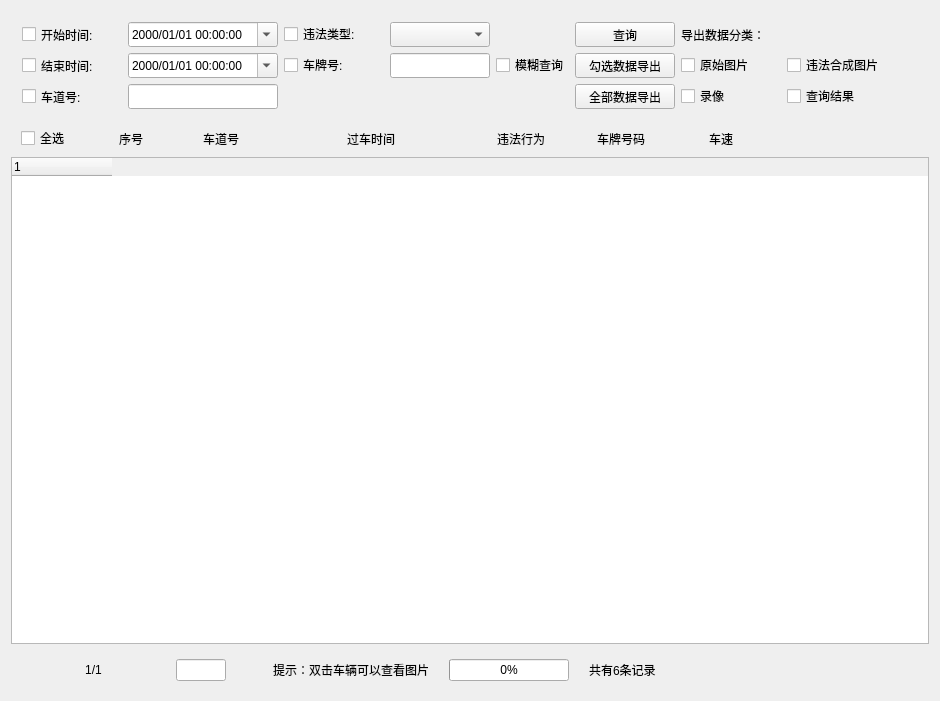
<?xml version="1.0" encoding="UTF-8"?>
<ui version="4.0">
 <class>Dlg_SnapManager</class>
 <widget class="QWidget" name="Dlg_SnapManager">
  <property name="geometry">
   <rect>
    <x>0</x>
    <y>0</y>
    <width>940</width>
    <height>701</height>
   </rect>
  </property>
  <property name="windowTitle">
   <string>Dlg_SnapManager</string>
  </property>
  <layout class="QVBoxLayout" name="verticalLayout">
   <item>
    <widget class="QWidget" name="widget" native="true">
     <layout class="QHBoxLayout" name="horizontalLayout">
      <item>
       <layout class="QGridLayout" name="gridLayout">
        <item row="1" column="0">
         <widget class="QCheckBox" name="chk_end">
          <property name="minimumSize">
           <size>
            <width>0</width>
            <height>25</height>
           </size>
          </property>
          <property name="text">
           <string>结束时间:</string>
          </property>
         </widget>
        </item>
        <item row="2" column="0">
         <widget class="QCheckBox" name="chk_laneNum">
          <property name="minimumSize">
           <size>
            <width>0</width>
            <height>25</height>
           </size>
          </property>
          <property name="text">
           <string>车道号:</string>
          </property>
         </widget>
        </item>
        <item row="0" column="0">
         <widget class="QCheckBox" name="chk_start">
          <property name="minimumSize">
           <size>
            <width>100</width>
            <height>25</height>
           </size>
          </property>
          <property name="maximumSize">
           <size>
            <width>16777215</width>
            <height>25</height>
           </size>
          </property>
          <property name="text">
           <string>开始时间:</string>
          </property>
         </widget>
        </item>
        <item row="2" column="1">
         <widget class="QLineEdit" name="ledt_laneNum">
          <property name="minimumSize">
           <size>
            <width>0</width>
            <height>25</height>
           </size>
          </property>
         </widget>
        </item>
        <item row="1" column="2">
         <widget class="QCheckBox" name="chk_carNumber">
          <property name="text">
           <string>车牌号:</string>
          </property>
         </widget>
        </item>
        <item row="1" column="1">
         <widget class="QDateEdit" name="date_end">
          <property name="minimumSize">
           <size>
            <width>0</width>
            <height>25</height>
           </size>
          </property>
          <property name="displayFormat">
           <string>yyyy/MM/dd HH:mm:ss</string>
          </property>
          <property name="calendarPopup">
           <bool>true</bool>
          </property>
         </widget>
        </item>
        <item row="0" column="1">
         <widget class="QDateTimeEdit" name="date_start">
          <property name="minimumSize">
           <size>
            <width>150</width>
            <height>25</height>
           </size>
          </property>
          <property name="displayFormat">
           <string>yyyy/MM/dd HH:mm:ss</string>
          </property>
          <property name="calendarPopup">
           <bool>true</bool>
          </property>
         </widget>
        </item>
        <item row="0" column="2">
         <widget class="QCheckBox" name="chk_illegalType">
          <property name="minimumSize">
           <size>
            <width>100</width>
            <height>0</height>
           </size>
          </property>
          <property name="text">
           <string>违法类型:</string>
          </property>
         </widget>
        </item>
        <item row="1" column="6">
         <widget class="QCheckBox" name="chk_originPic">
          <property name="text">
           <string>原始图片</string>
          </property>
         </widget>
        </item>
        <item row="2" column="6">
         <widget class="QCheckBox" name="chk_video">
          <property name="text">
           <string>录像</string>
          </property>
         </widget>
        </item>
        <item row="0" column="5">
         <widget class="QPushButton" name="btn_search">
          <property name="minimumSize">
           <size>
            <width>100</width>
            <height>25</height>
           </size>
          </property>
          <property name="focusPolicy">
           <enum>Qt::NoFocus</enum>
          </property>
          <property name="text">
           <string>查询</string>
          </property>
         </widget>
        </item>
        <item row="0" column="3">
         <widget class="QComboBox" name="cmb_illegalType">
          <property name="minimumSize">
           <size>
            <width>100</width>
            <height>25</height>
           </size>
          </property>
         </widget>
        </item>
        <item row="1" column="4">
         <widget class="QCheckBox" name="chk_likefind">
          <property name="text">
           <string>模糊查询</string>
          </property>
         </widget>
        </item>
        <item row="1" column="3">
         <widget class="QLineEdit" name="ledt_carNumber">
          <property name="minimumSize">
           <size>
            <width>0</width>
            <height>25</height>
           </size>
          </property>
         </widget>
        </item>
        <item row="1" column="5">
         <widget class="QPushButton" name="btn_export">
          <property name="minimumSize">
           <size>
            <width>0</width>
            <height>25</height>
           </size>
          </property>
          <property name="focusPolicy">
           <enum>Qt::NoFocus</enum>
          </property>
          <property name="text">
           <string>勾选数据导出</string>
          </property>
         </widget>
        </item>
        <item row="0" column="6">
         <widget class="QLabel" name="label">
          <property name="minimumSize">
           <size>
            <width>100</width>
            <height>0</height>
           </size>
          </property>
          <property name="text">
           <string>导出数据分类：</string>
          </property>
         </widget>
        </item>
        <item row="2" column="5">
         <widget class="QPushButton" name="btn_exportAll">
          <property name="minimumSize">
           <size>
            <width>0</width>
            <height>25</height>
           </size>
          </property>
          <property name="focusPolicy">
           <enum>Qt::NoFocus</enum>
          </property>
          <property name="text">
           <string>全部数据导出</string>
          </property>
         </widget>
        </item>
        <item row="1" column="7">
         <widget class="QCheckBox" name="chk_illegalMergePic">
          <property name="minimumSize">
           <size>
            <width>100</width>
            <height>0</height>
           </size>
          </property>
          <property name="text">
           <string>违法合成图片</string>
          </property>
         </widget>
        </item>
        <item row="2" column="7">
         <widget class="QCheckBox" name="chk__findResult">
          <property name="text">
           <string>查询结果</string>
          </property>
         </widget>
        </item>
       </layout>
      </item>
      <item>
       <spacer name="horizontalSpacer">
        <property name="orientation">
         <enum>Qt::Horizontal</enum>
        </property>
        <property name="sizeHint" stdset="0">
         <size>
          <width>40</width>
          <height>20</height>
         </size>
        </property>
       </spacer>
      </item>
     </layout>
    </widget>
   </item>
   <item>
    <widget class="QWidget" name="widget_2" native="true">
     <property name="minimumSize">
      <size>
       <width>0</width>
       <height>25</height>
      </size>
     </property>
     <property name="maximumSize">
      <size>
       <width>16777215</width>
       <height>25</height>
      </size>
     </property>
     <layout class="QHBoxLayout" name="horizontalLayout_3">
      <property name="spacing">
       <number>0</number>
      </property>
      <property name="leftMargin">
       <number>0</number>
      </property>
      <property name="topMargin">
       <number>0</number>
      </property>
      <property name="rightMargin">
       <number>0</number>
      </property>
      <property name="bottomMargin">
       <number>0</number>
      </property>
      <item>
       <widget class="QWidget" name="widget_4" native="true">
        <property name="minimumSize">
         <size>
          <width>80</width>
          <height>25</height>
         </size>
        </property>
        <property name="maximumSize">
         <size>
          <width>80</width>
          <height>25</height>
         </size>
        </property>
        <layout class="QHBoxLayout" name="horizontalLayout_5">
         <property name="spacing">
          <number>0</number>
         </property>
         <property name="leftMargin">
          <number>0</number>
         </property>
         <property name="topMargin">
          <number>0</number>
         </property>
         <property name="rightMargin">
          <number>0</number>
         </property>
         <property name="bottomMargin">
          <number>0</number>
         </property>
         <item>
          <spacer name="horizontalSpacer_4">
           <property name="orientation">
            <enum>Qt::Horizontal</enum>
           </property>
           <property name="sizeHint" stdset="0">
            <size>
             <width>1</width>
             <height>20</height>
            </size>
           </property>
          </spacer>
         </item>
         <item>
          <widget class="QCheckBox" name="chk_all">
           <property name="minimumSize">
            <size>
             <width>60</width>
             <height>0</height>
            </size>
           </property>
           <property name="maximumSize">
            <size>
             <width>60</width>
             <height>16777215</height>
            </size>
           </property>
           <property name="text">
            <string>全选</string>
           </property>
          </widget>
         </item>
         <item>
          <spacer name="horizontalSpacer_5">
           <property name="orientation">
            <enum>Qt::Horizontal</enum>
           </property>
           <property name="sizeHint" stdset="0">
            <size>
             <width>2</width>
             <height>20</height>
            </size>
           </property>
          </spacer>
         </item>
        </layout>
       </widget>
      </item>
      <item>
       <widget class="QLabel" name="label_4">
        <property name="minimumSize">
         <size>
          <width>80</width>
          <height>0</height>
         </size>
        </property>
        <property name="maximumSize">
         <size>
          <width>80</width>
          <height>25</height>
         </size>
        </property>
        <property name="text">
         <string>序号</string>
        </property>
        <property name="alignment">
         <set>Qt::AlignCenter</set>
        </property>
       </widget>
      </item>
      <item>
       <widget class="QLabel" name="label_3">
        <property name="minimumSize">
         <size>
          <width>100</width>
          <height>0</height>
         </size>
        </property>
        <property name="text">
         <string>车道号</string>
        </property>
        <property name="alignment">
         <set>Qt::AlignCenter</set>
        </property>
       </widget>
      </item>
      <item>
       <widget class="QLabel" name="label_5">
        <property name="minimumSize">
         <size>
          <width>200</width>
          <height>0</height>
         </size>
        </property>
        <property name="text">
         <string>过车时间</string>
        </property>
        <property name="alignment">
         <set>Qt::AlignCenter</set>
        </property>
       </widget>
      </item>
      <item>
       <widget class="QLabel" name="label_7">
        <property name="minimumSize">
         <size>
          <width>100</width>
          <height>0</height>
         </size>
        </property>
        <property name="maximumSize">
         <size>
          <width>100</width>
          <height>16777215</height>
         </size>
        </property>
        <property name="styleSheet">
         <string notr="true"/>
        </property>
        <property name="text">
         <string>违法行为</string>
        </property>
        <property name="alignment">
         <set>Qt::AlignCenter</set>
        </property>
       </widget>
      </item>
      <item>
       <widget class="QLabel" name="label_6">
        <property name="minimumSize">
         <size>
          <width>100</width>
          <height>0</height>
         </size>
        </property>
        <property name="maximumSize">
         <size>
          <width>100</width>
          <height>16777215</height>
         </size>
        </property>
        <property name="styleSheet">
         <string notr="true"/>
        </property>
        <property name="text">
         <string>车牌号码</string>
        </property>
        <property name="alignment">
         <set>Qt::AlignCenter</set>
        </property>
       </widget>
      </item>
      <item>
       <widget class="QLabel" name="label_2">
        <property name="minimumSize">
         <size>
          <width>100</width>
          <height>0</height>
         </size>
        </property>
        <property name="maximumSize">
         <size>
          <width>100</width>
          <height>16777215</height>
         </size>
        </property>
        <property name="styleSheet">
         <string notr="true"/>
        </property>
        <property name="text">
         <string>车速</string>
        </property>
        <property name="alignment">
         <set>Qt::AlignCenter</set>
        </property>
       </widget>
      </item>
      <item>
       <spacer name="horizontalSpacer_2">
        <property name="orientation">
         <enum>Qt::Horizontal</enum>
        </property>
        <property name="sizeHint" stdset="0">
         <size>
          <width>40</width>
          <height>20</height>
         </size>
        </property>
       </spacer>
      </item>
     </layout>
    </widget>
   </item>
   <item>
    <layout class="QHBoxLayout" name="horizontalLayout_4">
     <item>
      <widget class="QTreeWidget" name="treeWidget">
       <property name="styleSheet">
        <string notr="true">QTreeWidget::item
{
	height: 40;
	text-align: center;
}
QTreeWidget::item::hover
{
	background-color:rgb(0,255,0,50);
}
QTreeWidget::item::selected
{
	 background-color: rgb(255,0,0,100);
	color: rgb(255, 255, 255);
	font-size: 14px;
}

QWidget:focus{outline: none;}</string>
       </property>
       <property name="autoScrollMargin">
        <number>0</number>
       </property>
       <property name="indentation">
        <number>0</number>
       </property>
       <attribute name="headerStretchLastSection">
        <bool>false</bool>
       </attribute>
       <column>
        <property name="text">
         <string notr="true">1</string>
        </property>
       </column>
      </widget>
     </item>
    </layout>
   </item>
   <item>
    <widget class="QWidget" name="widget_3" native="true">
     <property name="minimumSize">
      <size>
       <width>0</width>
       <height>40</height>
      </size>
     </property>
     <property name="maximumSize">
      <size>
       <width>16777215</width>
       <height>40</height>
      </size>
     </property>
     <layout class="QHBoxLayout" name="horizontalLayout_2">
      <property name="spacing">
       <number>20</number>
      </property>
      <property name="leftMargin">
       <number>20</number>
      </property>
      <property name="topMargin">
       <number>0</number>
      </property>
      <property name="rightMargin">
       <number>0</number>
      </property>
      <property name="bottomMargin">
       <number>0</number>
      </property>
      <item>
       <widget class="QLabel" name="label_10">
        <property name="styleSheet">
         <string notr="true">QLabel
{
	opacity: 0.5;
	}</string>
        </property>
        <property name="text">
         <string/>
        </property>
        <property name="pixmap">
         <pixmap resource="res.qrc">:/Dlg_Login/Resources/image/page_first.png</pixmap>
        </property>
       </widget>
      </item>
      <item>
       <widget class="QLabel" name="label_11">
        <property name="text">
         <string/>
        </property>
        <property name="pixmap">
         <pixmap>Resources/image/page_previous.png</pixmap>
        </property>
       </widget>
      </item>
      <item>
       <widget class="QLabel" name="label_9">
        <property name="text">
         <string>1/1</string>
        </property>
        <property name="alignment">
         <set>Qt::AlignCenter</set>
        </property>
       </widget>
      </item>
      <item>
       <widget class="QLabel" name="label_8">
        <property name="text">
         <string/>
        </property>
        <property name="pixmap">
         <pixmap resource="res.qrc">:/Dlg_Login/Resources/image/page_next.png</pixmap>
        </property>
       </widget>
      </item>
      <item>
       <widget class="QLabel" name="label_12">
        <property name="text">
         <string/>
        </property>
        <property name="pixmap">
         <pixmap resource="res.qrc">:/Dlg_Login/Resources/image/page_last.png</pixmap>
        </property>
       </widget>
      </item>
      <item>
       <widget class="QLineEdit" name="ledt_go">
        <property name="minimumSize">
         <size>
          <width>50</width>
          <height>0</height>
         </size>
        </property>
        <property name="maximumSize">
         <size>
          <width>50</width>
          <height>16777215</height>
         </size>
        </property>
       </widget>
      </item>
      <item>
       <widget class="QLabel" name="label_15">
        <property name="text">
         <string/>
        </property>
        <property name="pixmap">
         <pixmap resource="res.qrc">:/Dlg_Login/Resources/image/page_goto.png</pixmap>
        </property>
       </widget>
      </item>
      <item>
       <widget class="QLabel" name="label_13">
        <property name="text">
         <string>提示：双击车辆可以查看图片</string>
        </property>
       </widget>
      </item>
      <item>
       <widget class="QProgressBar" name="progressBar">
        <property name="minimumSize">
         <size>
          <width>120</width>
          <height>0</height>
         </size>
        </property>
        <property name="focusPolicy">
         <enum>Qt::NoFocus</enum>
        </property>
        <property name="value">
         <number>0</number>
        </property>
       </widget>
      </item>
      <item>
       <widget class="QLabel" name="label_14">
        <property name="text">
         <string>共有6条记录</string>
        </property>
       </widget>
      </item>
      <item>
       <spacer name="horizontalSpacer_3">
        <property name="orientation">
         <enum>Qt::Horizontal</enum>
        </property>
        <property name="sizeHint" stdset="0">
         <size>
          <width>419</width>
          <height>20</height>
         </size>
        </property>
       </spacer>
      </item>
     </layout>
    </widget>
   </item>
  </layout>
 </widget>
 <layoutdefault spacing="6" margin="11"/>
 <resources>
  <include location="res.qrc"/>
 </resources>
 <connections/>
</ui>
